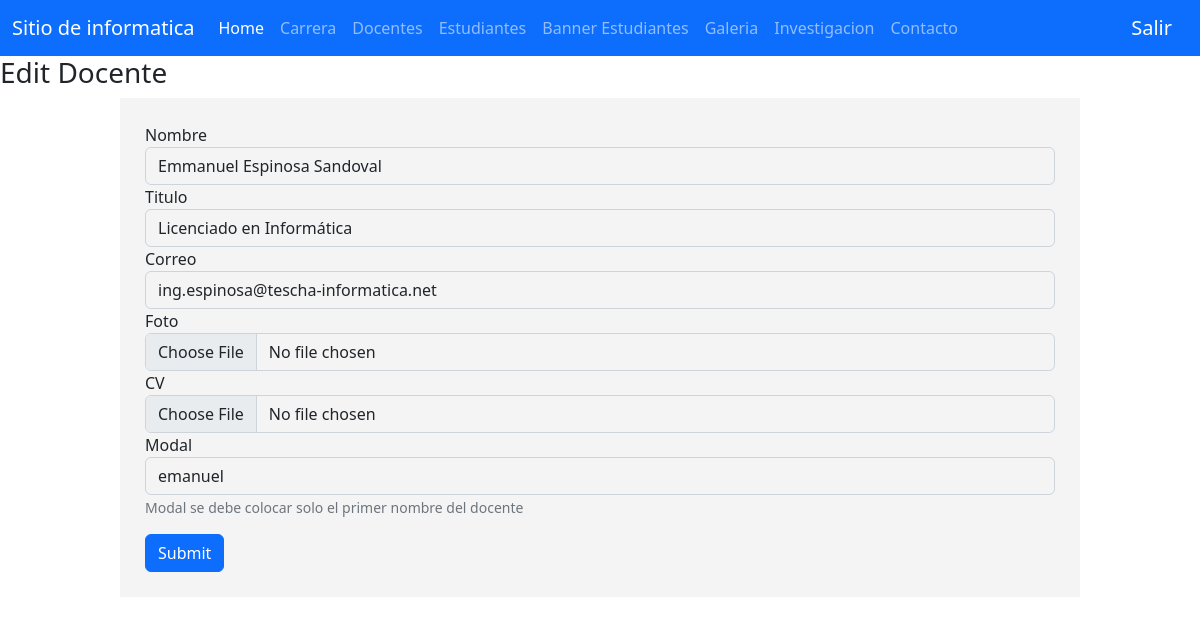
The app's page /pages/doom-admin/forms/formUpDocentes.php?id_user=1 (signed in) with its own data.
### tables this page shows
CREATE TABLE `docentes` (
  `id` int(11) NOT NULL,
  `nombre` varchar(100) NOT NULL,
  `titulo` varchar(100) NOT NULL,
  `correo` varchar(100) NOT NULL,
  `foto` varchar(100) NOT NULL,
  `file` varchar(100) NOT NULL,
  `modal` varchar(45) NOT NULL DEFAULT 'nombre'
);

### pages/doom-admin/forms/formUpDocentes.php (the view, shortened to what this page needs)
<?php
include_once "./../vistas/header.php";
$id_user = $_GET["id_user"];
$objeto = new Conexion();
$conexion = $objeto->Conectar();
$buscar = "SELECT * FROM docentes WHERE id=$id_user";
$resultado = $conexion->prepare($buscar);
$resultado->execute();
$data=$resultado->fetchAll(PDO::FETCH_ASSOC);
?>
<h3>Edit Docente</h3>
<div class="ContForm">
    <form action="./../updates/updateDocente.php" method="POST" enctype="multipart/form-data">
        <div class="form-group">
            <?php
                foreach($data as $dat) {
            ?>
                <label for="name">Nombre</label>
                <input id="imagenHome" name="nombre" type="text" class="form-control" aria-describedby="imagenHomeHelpBlock" id="name" value="<?php echo $dat['nombre'] ?>" >
                <label for="bienvenida">Titulo</label>
                <input id="imagenHome" name="titulo" type="text" class="form-control" aria-describedby="imagenHomeHelpBlock" value="<?php echo $dat['titulo'] ?>" >
                <label for="bienvenida">Correo</label>
                <input id="imagenHome" name="correo" type="text" class="form-control" aria-describedby="imagenHomeHelpBlock" value="<?php echo $dat['correo'] ?>">
                <label for="bienvenida">Foto</label>
                <input id="imagenHome" name="foto" type="file" class="form-control" aria-describedby="imagenHomeHelpBlock">
                <label for="bienvenida">CV</label>
                <input id="imagenHome" name="cv" type="file" class="form-control" aria-describedby="imagenHomeHelpBlock">
                <label for="bienvenida">Modal</label>
                <input id="imagenHome" name="modal" type="text" class="form-control" aria-describedby="imagenHomeHelpBlock" value="<?php echo $dat['modal'] ?>" >
                <span id="imagenHomeHelpBlock" class="form-text text-muted">Modal se debe colocar solo el primer nombre del docente</span>
            <?php
                }
            ?>
        </div>
        <div class="form-group">
            <button name="submit" type="submit" class="btn btn-primary">Submit</button>
        </div>
    </form>
</div>
<?php
include_once "./../vistas/footer.php";
?>

### css/global.css (style rules this page uses)
form { background: #F4F4F4; padding: 10px; }
.form-control { background-color: #F4F4F4; }
.form-group { margin: 15px; }
span { width:100%; }
.ContForm { width: 80%; margin: auto; }

### records on screen
docentes: nombre "Emmanuel Espinosa Sandoval", titulo "Licenciado en Informática", correo "ing.espinosa@tescha-informatica.net", modal "emanuel"
